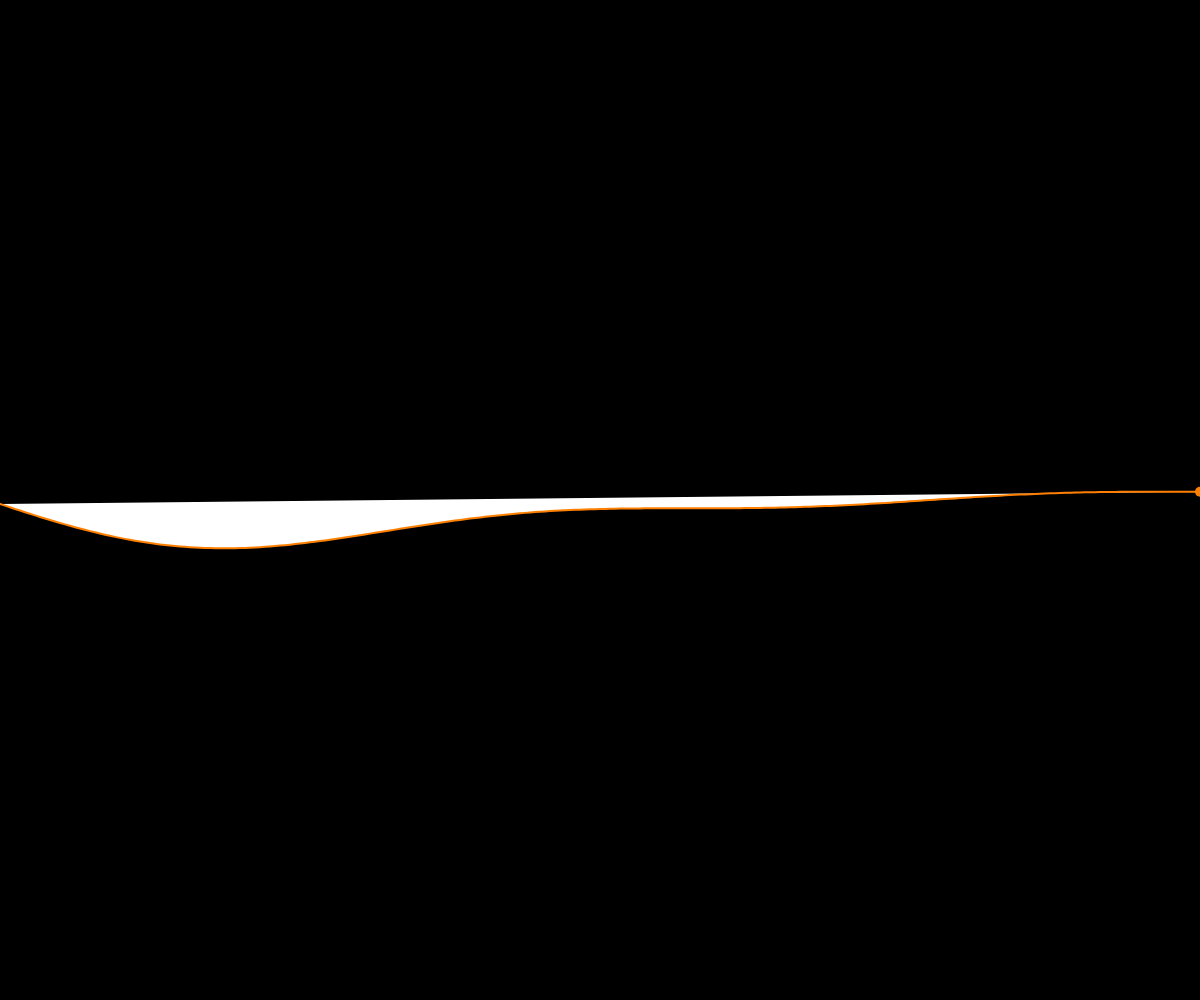
Frame 1 (no input)
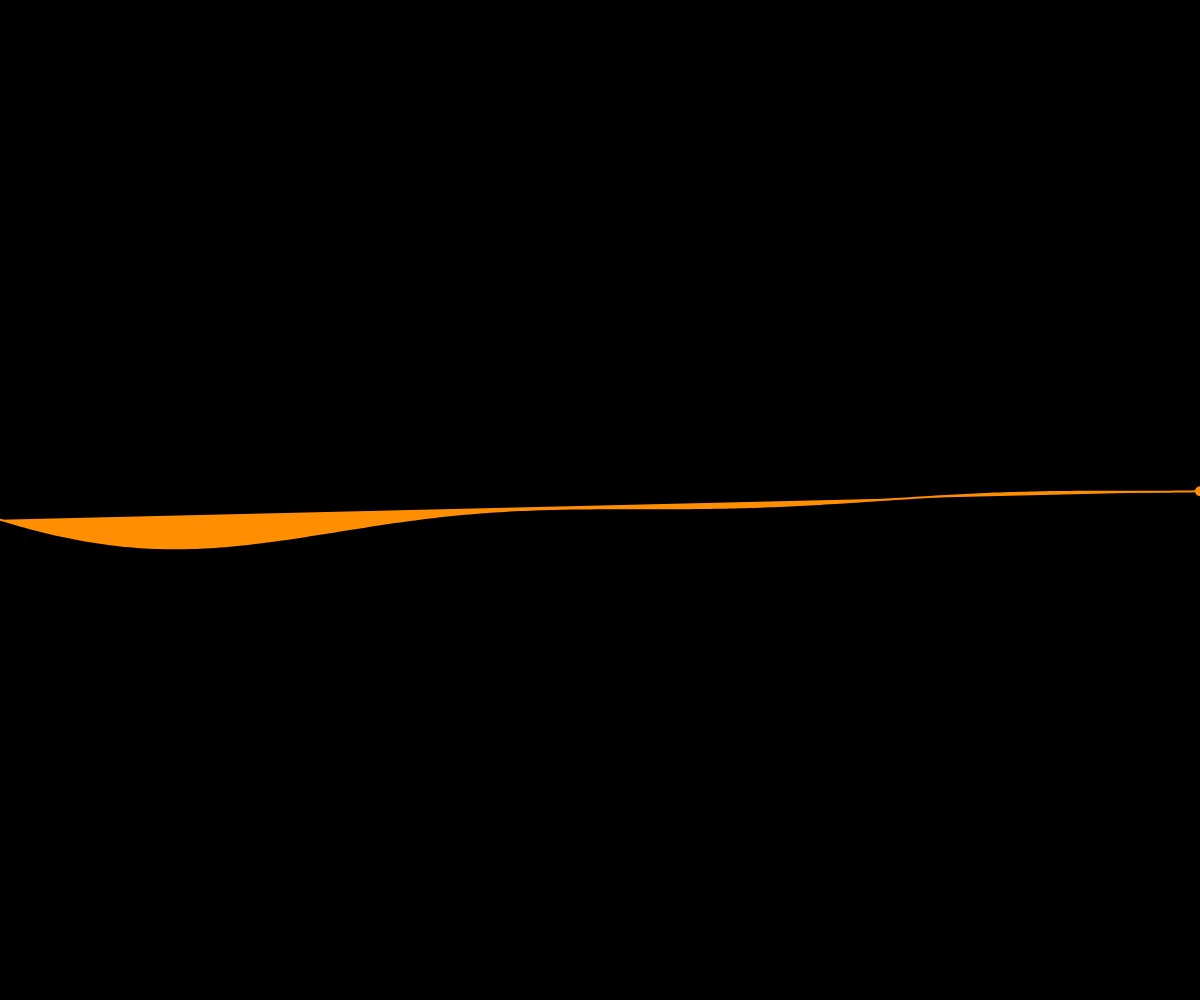
Frame 60 (no input)
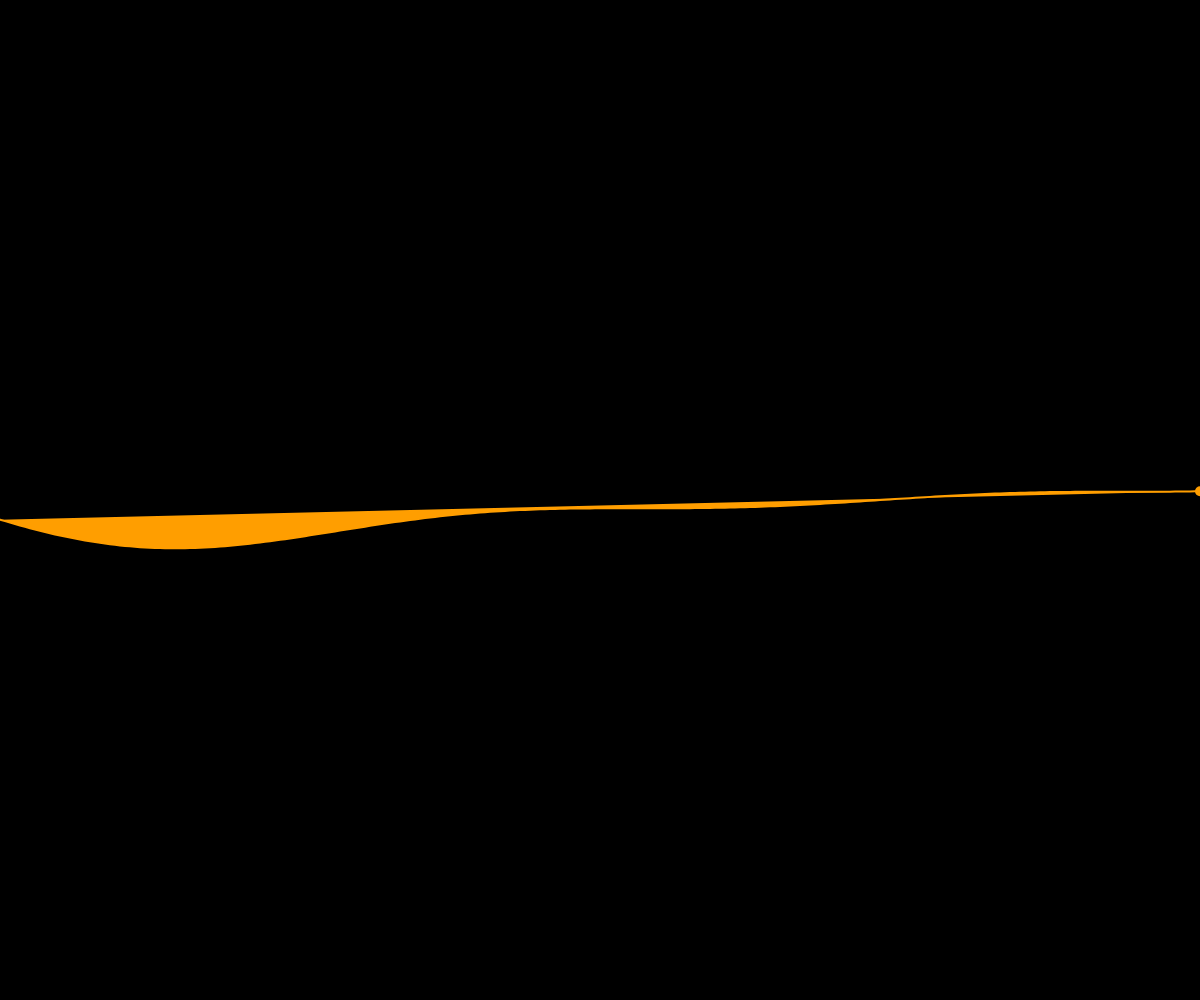
Frame 120 (the mouse pressed at the canvas centre since frame 60)

The p5.js sketch that drew these frames (run headless with seeded random() and noise() and a simulated clock; from frame 60 on, the mouse is pressed at the canvas centre):

// p5.js sketch
// ── sketch.js
let phase = 0;
let speed = 0.01;
let paused = false;
let eraseMode = false;
let eraseStart = null;
let eraseEnd = null;
let waveformBuffer;

function setup() {
  createCanvas(windowWidth, windowHeight);
  waveformBuffer = createGraphics(windowWidth, windowHeight);
  waveformBuffer.stroke(255, 0, 0);
  waveformBuffer.strokeWeight(2);
}

function draw() {
  background(0);
  
  if (!paused) {
    phase += speed;
  }
  
  let maxSpeed = 0.1;
  let minSpeed = 0.002;
  let cycleDuration = 300;
  let speedFactor = (sin(frameCount * 0.002) + 1) / 2;
  speed = minSpeed + (maxSpeed - minSpeed) * speedFactor;
  
  let hueVal = map(sin(frameCount * 0.002), -1, 1, 0, 60);
  let r = 255;
  let g = map(hueVal, 0, 60, 0, 255);
  let b = 0;
  
  // Draw waveform from buffer
  image(waveformBuffer, 0, 0);
  
  // Draw current waveform
  stroke(r, g, b);
  strokeWeight(2);
  beginShape();
  for (let x = 0; x <= width; x += 5) {
    let t = (x / width + phase) * 4;
    let wave1 = sin(t) * 30;
    let wave2 = sin(t * 2) * 20;
    let wave3 = sin(t * 3) * 10;
    let y = height / 2 + wave1 + wave2 + wave3;
    vertex(x, y);
  }
  endShape();
  
  // Draw current point
  let t = (width / width + phase) * 4;
  let wave1 = sin(t) * 30;
  let wave2 = sin(t * 2) * 20;
  let wave3 = sin(t * 3) * 10;
  let y = height / 2 + wave1 + wave2 + wave3;
  fill(r, g, b);
  noStroke();
  ellipse(width, y, 10, 10);
}

function mousePressed() {
  paused = !paused;
}

function mouseDragged() {
  if (mouseX > 0 && mouseX < width && mouseY > 0 && mouseY < height) {
    if (!eraseMode) {
      waveformBuffer.clear();
      eraseStart = createVector(mouseX, mouseY);
      eraseMode = true;
      phase = 0;
    } else {
      eraseEnd = createVector(mouseX, mouseY);
    }
  }
}

function mouseReleased() {
  if (eraseMode) {
    waveformBuffer.clear();
    eraseMode = false;
    phase = 0;
  }
}

function windowResized() {
  resizeCanvas(windowWidth, windowHeight);
  waveformBuffer = createGraphics(windowWidth, windowHeight);
}
